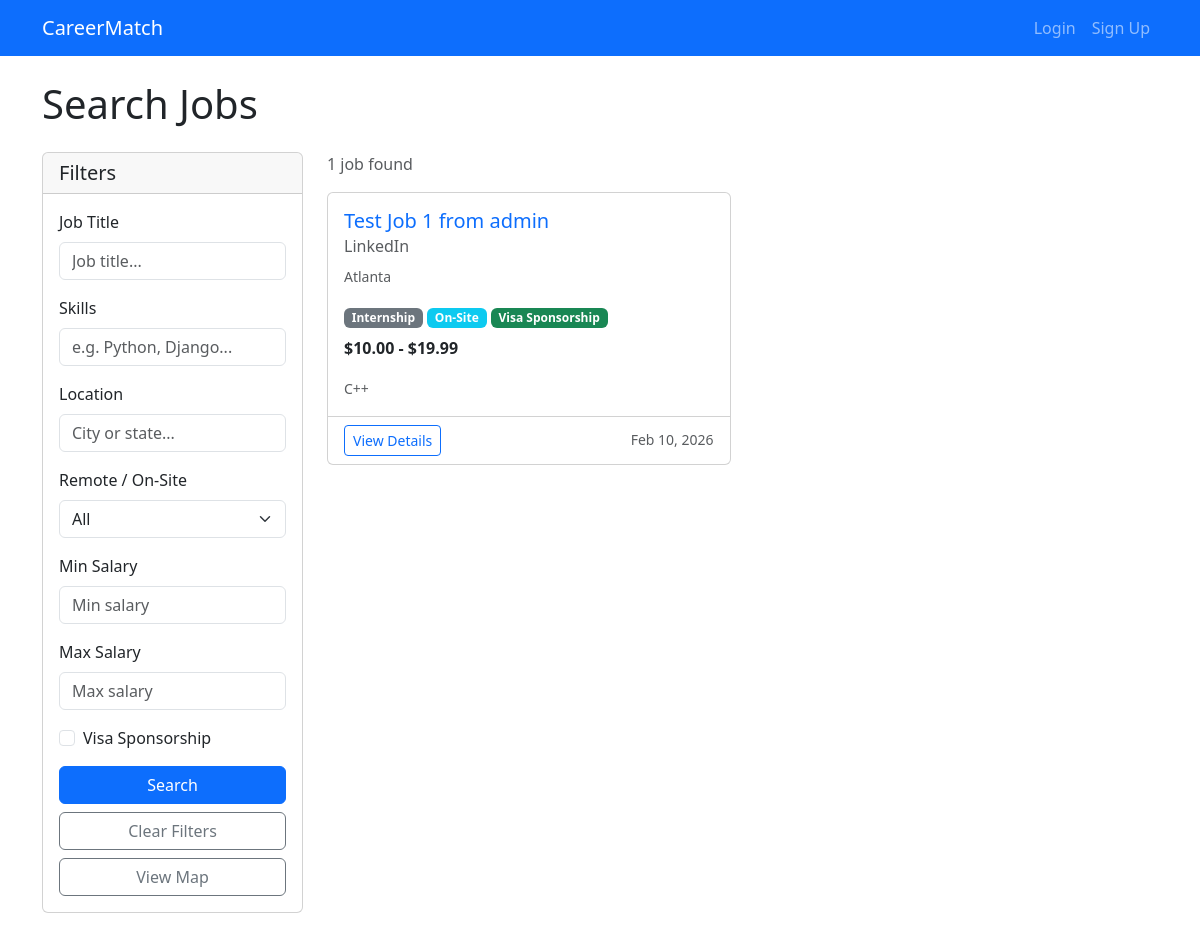
The app's page /seekers/jobs/, older data.
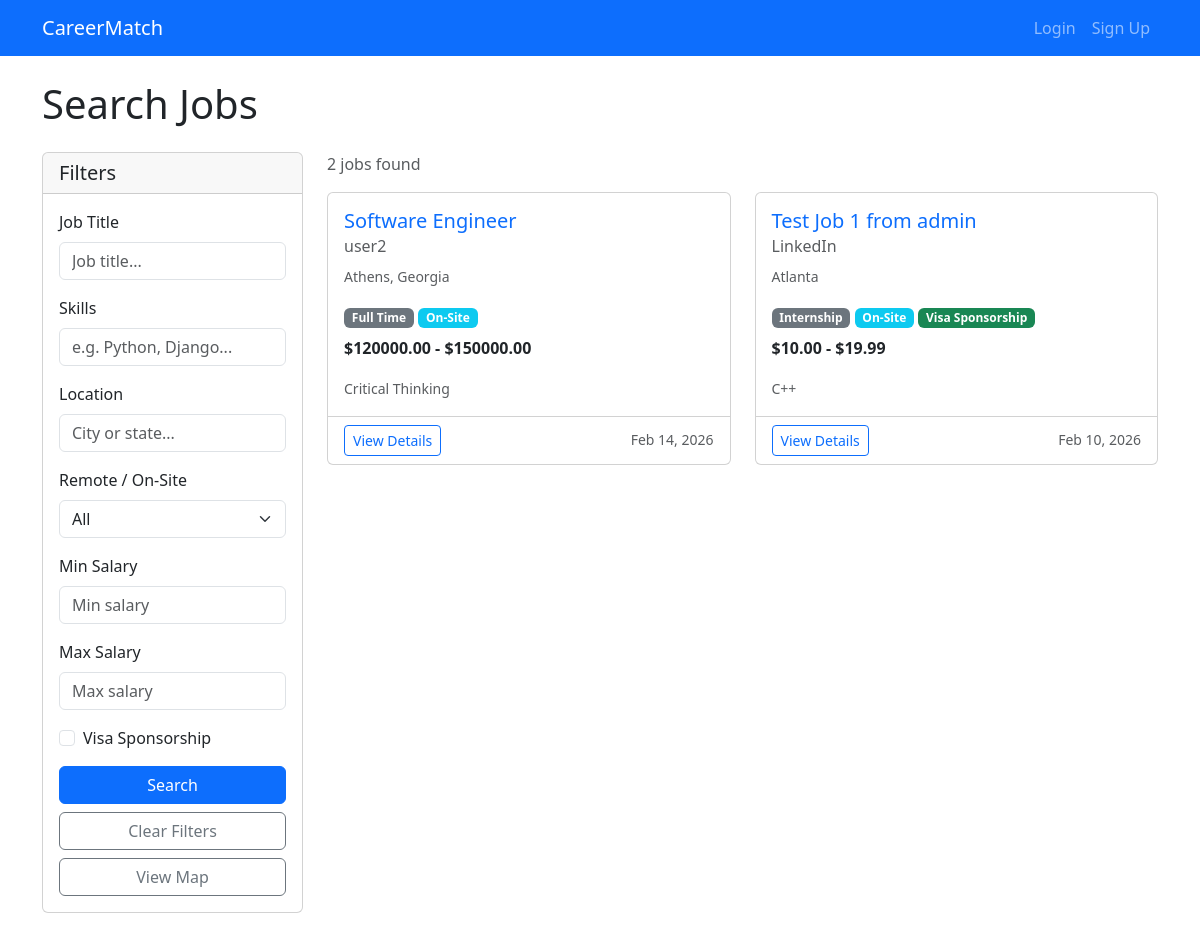
The same page, newer data.
### recruiters/models.py (models this page shows, shortened)
class JobPosting(models.Model):
    JOB_TYPE_CHOICES = [
        ('full_time', 'Full Time'),
        ('part_time', 'Part Time'),
        ('contract', 'Contract'),
        ('internship', 'Internship'),
    ]
    EXPERIENCE_LEVEL_CHOICES = [
        ('entry', 'Entry'),
        ('mid', 'Mid'),
        ('senior', 'Senior'),
        ('executive', 'Executive'),
    ]
    WORK_LOCATION_CHOICES = [
        ('remote', 'Remote'),
        ('on_site', 'On-Site'),
        ('hybrid', 'Hybrid'),
    ]
    recruiter = models.ForeignKey(RecruiterProfile, on_delete=models.CASCADE, related_name='job_postings')
    title = models.CharField(max_length=255)
    description = models.TextField()
    requirements = models.TextField()
    skills = models.CharField(max_length=500, blank=True)
    location = models.CharField(max_length=255)
    job_type = models.CharField(max_length=20, choices=JOB_TYPE_CHOICES)
    experience_level = models.CharField(max_length=20, choices=EXPERIENCE_LEVEL_CHOICES)
    work_location = models.CharField(max_length=20, choices=WORK_LOCATION_CHOICES, default='on_site')
    salary_min = models.DecimalField(max_digits=10, decimal_places=2, null=True, blank=True)
    salary_max = models.DecimalField(max_digits=10, decimal_places=2, null=True, blank=True)
    latitude = models.FloatField(null=True, blank=True)
    longitude = models.FloatField(null=True, blank=True)
    visa_sponsorship = models.BooleanField(default=False)
    is_active = models.BooleanField(default=True)
    application_deadline = models.DateField(null=True, blank=True)
    created_at = models.DateTimeField(auto_now_add=True)
    updated_at = models.DateTimeField(auto_now=True)

class RecruiterProfile(models.Model):
    user = models.OneToOneField(User, on_delete=models.CASCADE, related_name='recruiter_profile')
    company_name = models.CharField(max_length=255)
    company_website = models.URLField(blank=True)
    company_description = models.TextField(blank=True)
    phone = models.CharField(max_length=20, blank=True)

### seekers/views.py (the view)
# urls.py: path('jobs/', views.job_search, name='job_search'),
def job_search(request):
    form = JobSearchForm(request.GET or None)
    jobs = JobPosting.objects.filter(is_active=True).order_by('-created_at')
    jobs = _filter_jobs(form, jobs)
    return render(request, 'seekers/job_search.html', {'form': form, 'jobs': jobs})

### careermatch/context_processors.py (called while the page is built)
def user_role(request):
    is_recruiter = False
    is_seeker = False
    if request.user.is_authenticated:
        from recruiters.models import RecruiterProfile
        from seekers.models import SeekerProfile
        is_recruiter = RecruiterProfile.objects.filter(user=request.user).exists()
        is_seeker = SeekerProfile.objects.filter(user=request.user).exists()
    return {
        'is_recruiter': is_recruiter,
        'is_seeker': is_seeker,
    }

### seekers/views.py (called while the page is built, shortened)
def _filter_jobs(form, jobs):
    if not form.is_valid():
        return jobs

### seekers/templates/seekers/job_search.html (shortened to what this page needs)
{% extends 'seekers/base_seekers.html' %}
{% block content %}
<h1 class="mb-4">Search Jobs</h1>
<div class="row">
    <div class="col-md-4 col-lg-3 mb-4">
        <div class="card">
            <div class="card-header">
                <h5 class="mb-0">Filters</h5>
            </div>
            <div class="card-body">
                <form method="get" action="{% url 'seekers:job_search' %}">
                    <div class="mb-3">
                        <label for="id_title" class="form-label">Job Title</label>
                        {{ form.title }}
                    </div>
                    <div class="mb-3">
                        <label for="id_skills" class="form-label">Skills</label>
                        {{ form.skills }}
                    </div>
                    <div class="mb-3">
                        <label for="id_location" class="form-label">Location</label>
                        {{ form.location }}
                    </div>
                    <div class="mb-3">
                        <label for="id_work_location" class="form-label">Remote / On-Site</label>
                        {{ form.work_location }}
                    </div>
                    <div class="mb-3">
                        <label for="id_salary_min" class="form-label">Min Salary</label>
                        {{ form.salary_min }}
                    </div>
                    <div class="mb-3">
                        <label for="id_salary_max" class="form-label">Max Salary</label>
                        {{ form.salary_max }}
                    </div>
                    <div class="mb-3 form-check">
                        {{ form.visa_sponsorship }}
                        <label for="id_visa_sponsorship" class="form-check-label">Visa Sponsorship</label>
                    </div>
                    <button type="submit" class="btn btn-primary w-100">Search</button>
                    <a href="{% url 'seekers:job_search' %}" class="btn btn-outline-secondary w-100 mt-2">Clear Filters</a>
                    <a href="{% url 'seekers:job_map' %}" class="btn btn-outline-secondary w-100 mt-2">View Map</a>
                </form>
            </div>
        </div>
    </div>
    <div class="col-md-8 col-lg-9">
        <p class="text-muted mb-3">{{ jobs|length }} job{{ jobs|length|pluralize }} found</p>
        {% if jobs %}
            <div class="row">
                {% for job in jobs %}
                    <div class="col-lg-6 mb-4">
                        <div class="card h-100">
                            <div class="card-body">
                                <h5 class="card-title">
                                    <a href="{% url 'seekers:job_detail' job.pk %}" class="text-decoration-none">{{ job.title }}</a>
                                </h5>
                                <h6 class="card-subtitle mb-2 text-muted">{{ job.recruiter.company_name }}</h6>
                                <p class="card-text">
                                    <small class="text-muted">{{ job.location }}</small>
                                </p>
                                <div class="mb-2">
                                    <span class="badge bg-secondary">{{ job.get_job_type_display }}</span>
                                    <span class="badge bg-info">{{ job.get_work_location_display }}</span>
                                    {% if job.visa_sponsorship %}
                                        <span class="badge bg-success">Visa Sponsorship</span>
                                    {% endif %}
                                </div>
                                {% if job.salary_min or job.salary_max %}
                                    <p class="card-text">
                                        <strong>
                                            {% if job.salary_min %}${{ job.salary_min }}{% endif %}
                                            {% if job.salary_min and job.salary_max %} - {% endif %}
                                            {% if job.salary_max %}${{ job.salary_max }}{% endif %}
                                        </strong>
                                    </p>
                                {% endif %}
                                {% if job.skills %}
                                    <p class="card-text"><small class="text-muted">{{ job.skills }}</small></p>
                                {% endif %}
                            </div>
                            <div class="card-footer bg-transparent">
                                <a href="{% url 'seekers:job_detail' job.pk %}" class="btn btn-sm btn-outline-primary">View Details</a>
                                <small class="text-muted float-end mt-1">{{ job.created_at|date:"M j, Y" }}</small>
                            </div>
                        </div>
                    </div>
                {% endfor %}
            </div>
        {% else %}
            <div class="alert alert-info">
                No jobs found matching your criteria. Try adjusting your filters.
            </div>
        {% endif %}
    </div>
</div>
{% endblock %}

### seekers/templates/seekers/base_seekers.html
{% extends 'base.html' %}

### careermatch/templates/base.html (shortened to what this page needs)
<!DOCTYPE html>
<html lang="en">
<head>
    <link href="https://cdn.jsdelivr.net/npm/bootstrap@5.3.0/dist/css/bootstrap.min.css" rel="stylesheet">
</head>
<body>
    <nav class="navbar navbar-expand-lg navbar-dark bg-primary">
        <div class="container">
            <a class="navbar-brand" href="{% url 'home' %}">CareerMatch</a>
            <div class="collapse navbar-collapse" id="navbarNav">
                <div class="navbar-nav ms-auto">
                    {% if user.is_authenticated %}
                        {% if is_recruiter %}
                            <a class="nav-link" href="{% url 'recruiters:job_list' %}">My Jobs</a>
                        {% endif %}
                        {% if is_seeker %}
                            <a class="nav-link" href="{% url 'seekers:profile_detail' %}">My Profile</a>
                            <a class="nav-link" href="{% url 'seekers:job_search' %}">Search Jobs</a>
                        {% endif %}
                        <span class="nav-link text-light">{{ user.username }}</span>
                        <a class="nav-link" href="{% url 'logout' %}">Sign Out</a>
                    {% else %}
                        <a class="nav-link" href="{% url 'login' %}">Login</a>
                        <a class="nav-link" href="{% url 'signup' %}">Sign Up</a>
                    {% endif %}
                </div>
            </div>
        </div>
    </nav>
    <main class="container my-4">
        {% block content %}{% endblock %}
    </main>
</body>
</html>

Row changes from the older to the newer data that the page shows:
added JobPosting: title "Software Engineer", recruiter.company_name "user2", location "Athens, Georgia", job_type "Full Time", work_location "On-Site", salary_min "120000.00", salary_max "150000.00", skills "Critical Thinking", created_at "Feb 14, 2026"
Text that changed along with them:
{{ jobs|length }}: "1" → "2"
